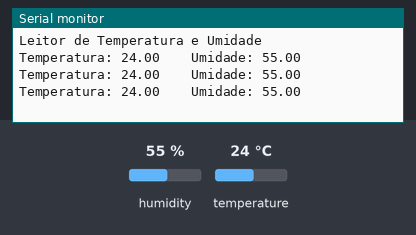
Recording of a sketch running on a simulated Arduino Uno, built with avr-gcc and run on an emulated ATmega328P. On the bench: the last lines printed to the serial monitor. Inputs (shaded band) come from the test bench; at power-on: humidity 55 %, temperature 24 °C.

Above: at 3.8 s.
3.9 s: humidity set to 22 %
At 6.6 s:
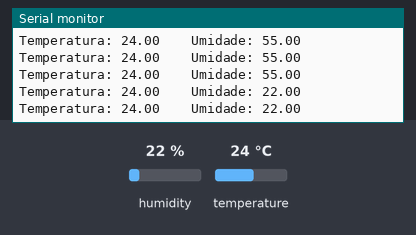
6.8 s: temperature set to 12 °C
At 7.9 s:
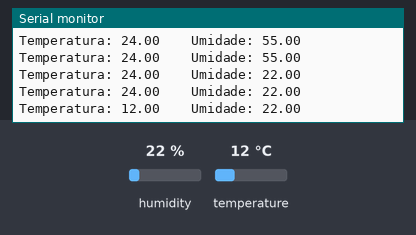
9.7 s: humidity set to 40 %
At 10.5 s:
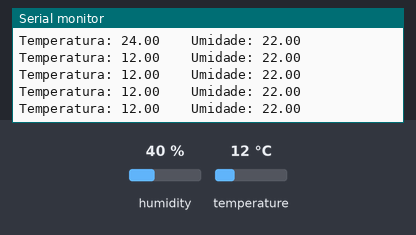
Timing chart, 0 to 12.7 s (numbered marks = the images above; inputs shaded):
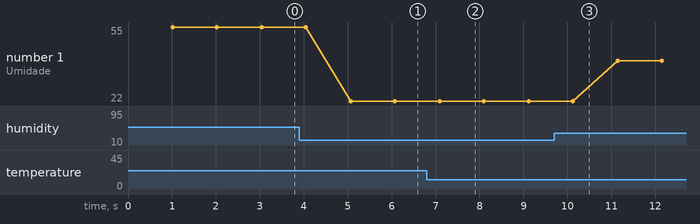

The sketch:

sensor_dht11.ino
```cpp
#include <DHT.h>

#define SENSOR_PIN 5

DHT dht11(SENSOR_PIN, DHT11);

void setup() {
  Serial.begin(115200);
  Serial.println("Leitor de Temperatura e Umidade");
  dht11.begin();
}

void loop() {
  // put your main code here, to run repeatedly:
  delay(1000); // this speeds up the simulation

  float humi  = dht11.readHumidity();
  float tempC = dht11.readTemperature();

  Serial.print("Temperatura: ");
  Serial.print(tempC);
  Serial.print("    Umidade: ");
  Serial.println(humi);

}
```

Measured:
- after the input at 3.9 s, the serial monitor: prints a new line after 1.2 s (image 1)
- after the input at 6.8 s, the serial monitor: prints a new line after 0.30 s (image 2)
- plotted number 1: 55 → 22 after the input at 3.9 s, 22 → 40 after the input at 9.7 s
